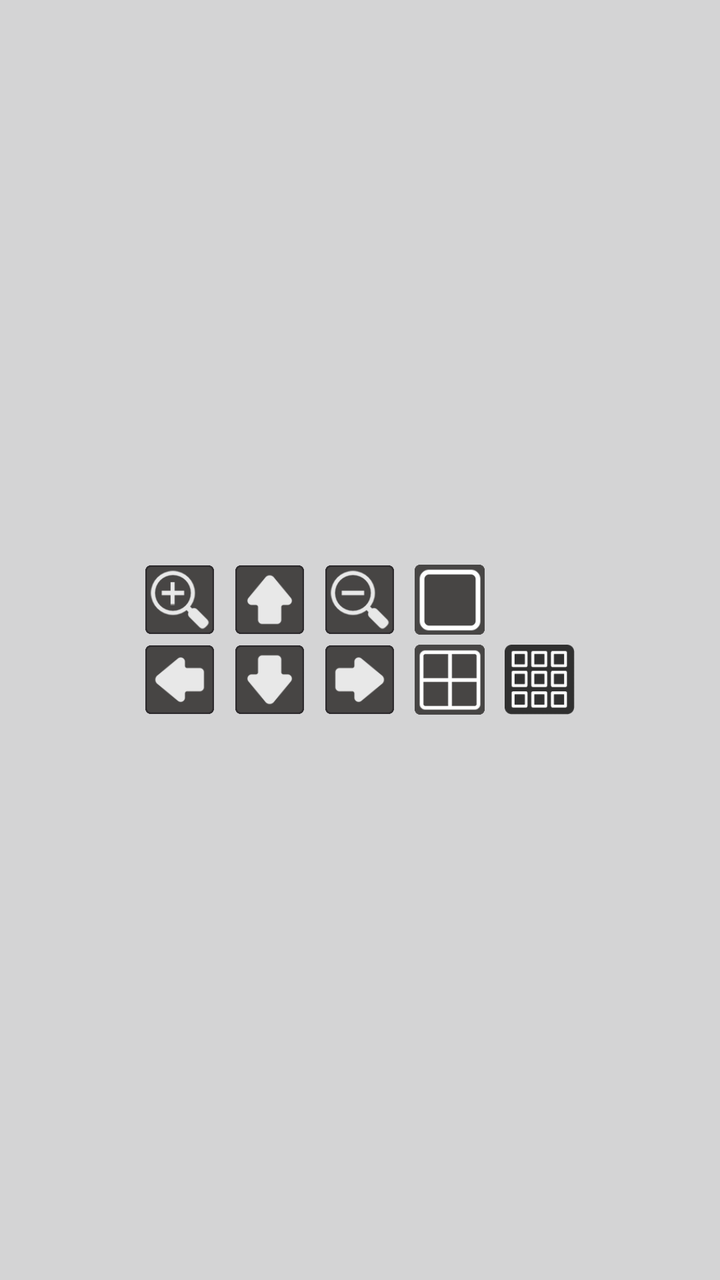
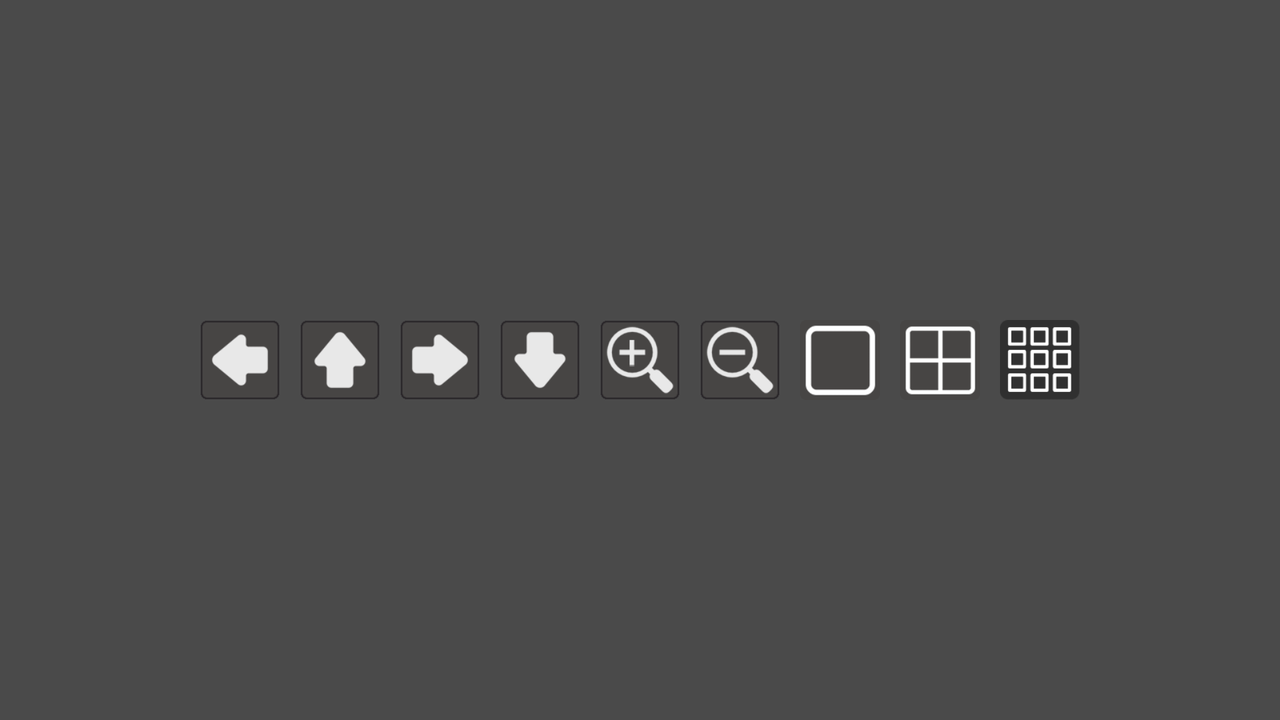

First picture: res/layout/ on a phone held upright. Second picture: the repository's own variant of that layout, on a device whose configuration matches the variant's folder. Source for both follows.
<!-- AndroidManifest.xml: application theme AppTheme -->
<!-- res/layout/videocontroldialog_layout.xml -->
<?xml version="1.0" encoding="utf-8"?>
<LinearLayout xmlns:android="http://schemas.android.com/apk/res/android"
    android:id="@+id/vc_botpanel"
    android:layout_width="match_parent"
    android:layout_height="100dp"
    android:gravity="center_horizontal|center_vertical"
    android:background="@color/VideoControl_Portrait"
    android:orientation="vertical">

        <LinearLayout
            android:layout_width="match_parent"
            android:layout_height="40dp"
            android:orientation="horizontal"
            android:gravity="center_horizontal|center_vertical">

            <Button
                android:id="@+id/ptz_zoomin"
                android:layout_width="35dp"
                android:layout_height="35dp"
                android:layout_margin="5dp"
                android:background="@drawable/image_btn_ptz_zoom_in_def" />
            <Button
                android:id="@+id/ptz_up"
                android:layout_width="35dp"
                android:layout_margin="5dp"
                android:layout_height="35dp"
                android:background="@drawable/image_btn_ptz_up_def" />
            <Button
                android:id="@+id/ptz_zoomout"
                android:layout_width="35dp"
                android:layout_margin="5dp"
                android:layout_height="35dp"
                android:background="@drawable/image_btn_ptz_zoom_out_def" />
            <Button
                android:id="@+id/single_view"
                android:layout_width="35dp"
                android:layout_margin="5dp"
                android:layout_height="35dp"
                android:background="@drawable/ch1_def"/>
            <Button
                android:id="@+id/nine_view_extra"
                android:layout_width="35dp"
                android:layout_margin="5dp"
                android:layout_height="35dp"
                android:background="@drawable/ch9_def"
                android:visibility="invisible"/>


        </LinearLayout>
        <LinearLayout
            android:layout_width="match_parent"
            android:layout_height="40dp"
            android:orientation="horizontal"
            android:gravity="center_horizontal|center_vertical">

            <Button
                android:id="@+id/ptz_left"
                android:layout_width="35dp"
                android:layout_height="35dp"
                android:layout_margin="5dp"
                android:background="@drawable/image_btn_ptz_left_def" />
            <Button
                android:id="@+id/ptz_down"
                android:layout_width="35dp"
                android:layout_height="35dp"
                android:layout_margin="5dp"
                android:background="@drawable/image_btn_ptz_down_def" />
            <Button
                android:id="@+id/ptz_right"
                android:layout_width="35dp"
                android:layout_margin="5dp"
                android:layout_height="35dp"
                android:background="@drawable/image_btn_ptz_right_def" />
            <Button
                android:id="@+id/multi_view"
                android:layout_width="35dp"
                android:layout_margin="5dp"
                android:layout_height="35dp"
                android:background="@drawable/ch4_def"/>
            <Button
                android:id="@+id/nine_view"
                android:layout_width="35dp"
                android:layout_margin="5dp"
                android:layout_height="35dp"
                android:background="@drawable/ch9_def"/>
        </LinearLayout>
</LinearLayout>
<!-- resources referenced by this layout -->
<resources>
  <color name="VideoControl_Portrait">#333c3f41</color>
  <!-- drawable ch1_def: png bitmap (drawable, 1338 bytes) -->
  <!-- drawable ch4_def: png bitmap (drawable, 1135 bytes) -->
  <!-- drawable ch9_def: png bitmap (drawable, 1893 bytes) -->
  <!-- drawable image_btn_ptz_down_def: png bitmap (drawable, 2518 bytes) -->
  <!-- drawable image_btn_ptz_left_def: png bitmap (drawable, 2583 bytes) -->
  <!-- drawable image_btn_ptz_right_def: png bitmap (drawable, 2593 bytes) -->
  <!-- drawable image_btn_ptz_up_def: png bitmap (drawable, 2482 bytes) -->
  <!-- drawable image_btn_ptz_zoom_in_def: png bitmap (drawable, 4364 bytes) -->
  <!-- drawable image_btn_ptz_zoom_out_def: png bitmap (drawable, 4239 bytes) -->
  <style name="AppTheme" parent="Theme.AppCompat.Light.DarkActionBar">
          
          <item name="colorPrimary">@color/colorPrimary</item>
          <item name="colorPrimaryDark">@color/colorPrimaryDark</item>
          <item name="colorAccent">@color/colorAccent</item>
      </style>
  <color name="colorPrimary">#FFA500</color>
  <color name="colorPrimaryDark">#2E2E2E</color>
  <color name="colorAccent">#FFA500</color>
</resources>
<!-- res/layout-land/videocontroldialog_layout.xml (the author's variant of the layout above) -->
<!-- drawn on the phone turned sideways -->
<?xml version="1.0" encoding="utf-8"?>
<LinearLayout xmlns:android="http://schemas.android.com/apk/res/android"
    android:id="@+id/vc_botpanel"
    android:layout_width="match_parent"
    android:layout_height="80dp"
    android:gravity="center_horizontal|center_vertical"
    android:background="@color/VideoControl_LandScape"
    android:orientation="horizontal">
        <Button
            android:id="@+id/ptz_left"
            android:layout_width="40dp"
            android:layout_height="40dp"
            android:layout_margin="5dp"
            android:background="@drawable/image_btn_ptz_left_def" />
        <Button
            android:id="@+id/ptz_up"
            android:layout_width="40dp"
            android:layout_margin="5dp"
            android:layout_height="40dp"
            android:background="@drawable/image_btn_ptz_up_def" />
        <Button
            android:id="@+id/ptz_right"
            android:layout_width="40dp"
            android:layout_margin="5dp"
            android:layout_height="40dp"
            android:background="@drawable/image_btn_ptz_right_def" />

        <Button
            android:id="@+id/ptz_down"
            android:layout_width="40dp"
            android:layout_height="40dp"
            android:layout_margin="5dp"
            android:background="@drawable/image_btn_ptz_down_def" />



        <Button
            android:id="@+id/ptz_zoomin"
            android:layout_width="40dp"
            android:layout_margin="5dp"
            android:layout_height="40dp"
            android:background="@drawable/image_btn_ptz_zoom_in_def" />
        <Button
            android:id="@+id/ptz_zoomout"
            android:layout_width="40dp"
            android:layout_margin="5dp"
            android:layout_height="40dp"
            android:background="@drawable/image_btn_ptz_zoom_out_def" />
        <Button
            android:id="@+id/single_view"
            android:layout_width="40dp"
            android:layout_margin="5dp"
            android:layout_height="40dp"
            android:background="@drawable/ch1_def"/>
        <Button
            android:id="@+id/multi_view"
            android:layout_width="40dp"
            android:layout_margin="5dp"
            android:layout_height="40dp"
            android:background="@drawable/ch4_def"/>
        <Button
            android:id="@+id/nine_view"
            android:layout_width="40dp"
            android:layout_margin="5dp"
            android:layout_height="40dp"
            android:background="@drawable/ch9_def"/>

</LinearLayout>
<!-- resources referenced by the variant -->
<!-- as the phone turned sideways resolves them -->
<resources>
  <color name="VideoControl_LandScape">#B3000000</color>
  <!-- drawable ch1_def: png bitmap (drawable, 1338 bytes) -->
  <!-- drawable ch4_def: png bitmap (drawable, 1135 bytes) -->
  <!-- drawable ch9_def: png bitmap (drawable, 1893 bytes) -->
  <!-- drawable image_btn_ptz_down_def: png bitmap (drawable, 2518 bytes) -->
  <!-- drawable image_btn_ptz_left_def: png bitmap (drawable, 2583 bytes) -->
  <!-- drawable image_btn_ptz_right_def: png bitmap (drawable, 2593 bytes) -->
  <!-- drawable image_btn_ptz_up_def: png bitmap (drawable, 2482 bytes) -->
  <!-- drawable image_btn_ptz_zoom_in_def: png bitmap (drawable, 4364 bytes) -->
  <!-- drawable image_btn_ptz_zoom_out_def: png bitmap (drawable, 4239 bytes) -->
  <style name="AppTheme" parent="Theme.AppCompat.Light.DarkActionBar">
          
          <item name="colorPrimary">@color/colorPrimary</item>
          <item name="colorPrimaryDark">@color/colorPrimaryDark</item>
          <item name="colorAccent">@color/colorAccent</item>
      </style>
  <color name="colorPrimary">#FFA500</color>
  <color name="colorPrimaryDark">#2E2E2E</color>
  <color name="colorAccent">#FFA500</color>
</resources>
